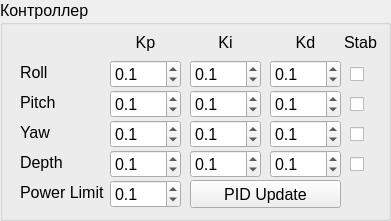
     <widget class="QGroupBox" name="gbPID">
      <property name="geometry">
       <rect>
        <x>10</x>
        <y>405</y>
        <width>391</width>
        <height>221</height>
       </rect>
      </property>
      <property name="font">
       <font>
        <pointsize>12</pointsize>
       </font>
      </property>
      <property name="title">
       <string>Контроллер</string>
      </property>
      <widget class="QLabel" name="lbPowerLimit">
       <property name="geometry">
        <rect>
         <x>20</x>
         <y>180</y>
         <width>91</width>
         <height>24</height>
        </rect>
       </property>
       <property name="font">
        <font>
         <pointsize>12</pointsize>
        </font>
       </property>
       <property name="text">
        <string>Power Limit</string>
       </property>
      </widget>
      <widget class="QLabel" name="lbRollPID">
       <property name="geometry">
        <rect>
         <x>20</x>
         <y>60</y>
         <width>71</width>
         <height>24</height>
        </rect>
       </property>
       <property name="font">
        <font>
         <pointsize>12</pointsize>
        </font>
       </property>
       <property name="text">
        <string>Roll</string>
       </property>
      </widget>
      <widget class="QLabel" name="lbPitchPID">
       <property name="geometry">
        <rect>
         <x>20</x>
         <y>90</y>
         <width>71</width>
         <height>24</height>
        </rect>
       </property>
       <property name="font">
        <font>
         <pointsize>12</pointsize>
        </font>
       </property>
       <property name="text">
        <string>Pitch</string>
       </property>
      </widget>
      <widget class="QLabel" name="lbYawPID">
       <property name="geometry">
        <rect>
         <x>20</x>
         <y>120</y>
         <width>71</width>
         <height>24</height>
        </rect>
       </property>
       <property name="font">
        <font>
         <pointsize>12</pointsize>
        </font>
       </property>
       <property name="text">
        <string>Yaw</string>
       </property>
      </widget>
      <widget class="QDoubleSpinBox" name="sbPowerLimit">
       <property name="geometry">
        <rect>
         <x>110</x>
         <y>180</y>
         <width>71</width>
         <height>28</height>
        </rect>
       </property>
       <property name="decimals">
        <number>1</number>
       </property>
       <property name="maximum">
        <double>10000.000000000000000</double>
       </property>
       <property name="singleStep">
        <double>0.100000000000000</double>
       </property>
       <property name="value">
        <double>0.100000000000000</double>
       </property>
      </widget>
      <widget class="QLabel" name="lbKp">
       <property name="geometry">
        <rect>
         <x>110</x>
         <y>30</y>
         <width>71</width>
         <height>24</height>
        </rect>
       </property>
       <property name="font">
        <font>
         <pointsize>12</pointsize>
        </font>
       </property>
       <property name="text">
        <string>Kp</string>
       </property>
       <property name="alignment">
        <set>Qt::AlignCenter</set>
       </property>
      </widget>
      <widget class="QLabel" name="lbKi">
       <property name="geometry">
        <rect>
         <x>190</x>
         <y>30</y>
         <width>71</width>
         <height>24</height>
        </rect>
       </property>
       <property name="font">
        <font>
         <pointsize>12</pointsize>
        </font>
       </property>
       <property name="text">
        <string>Ki</string>
       </property>
       <property name="alignment">
        <set>Qt::AlignCenter</set>
       </property>
      </widget>
      <widget class="QLabel" name="lbKd">
       <property name="geometry">
        <rect>
         <x>270</x>
         <y>30</y>
         <width>71</width>
         <height>24</height>
        </rect>
       </property>
       <property name="font">
        <font>
         <pointsize>12</pointsize>
        </font>
       </property>
       <property name="text">
        <string>Kd</string>
       </property>
       <property name="alignment">
        <set>Qt::AlignCenter</set>
       </property>
      </widget>
      <widget class="QDoubleSpinBox" name="sbRollKp">
       <property name="geometry">
        <rect>
         <x>110</x>
         <y>60</y>
         <width>71</width>
         <height>28</height>
        </rect>
       </property>
       <property name="decimals">
        <number>1</number>
       </property>
       <property name="maximum">
        <double>10000.000000000000000</double>
       </property>
       <property name="singleStep">
        <double>0.100000000000000</double>
       </property>
       <property name="value">
        <double>0.100000000000000</double>
       </property>
      </widget>
      <widget class="QDoubleSpinBox" name="sbPitchKp">
       <property name="geometry">
        <rect>
         <x>110</x>
         <y>90</y>
         <width>71</width>
         <height>28</height>
        </rect>
       </property>
       <property name="decimals">
        <number>1</number>
       </property>
       <property name="maximum">
        <double>10000.000000000000000</double>
       </property>
       <property name="singleStep">
        <double>0.100000000000000</double>
       </property>
       <property name="value">
        <double>0.100000000000000</double>
       </property>
      </widget>
      <widget class="QDoubleSpinBox" name="sbYawKp">
       <property name="geometry">
        <rect>
         <x>110</x>
         <y>120</y>
         <width>71</width>
         <height>28</height>
        </rect>
       </property>
       <property name="decimals">
        <number>1</number>
       </property>
       <property name="maximum">
        <double>10000.000000000000000</double>
       </property>
       <property name="singleStep">
        <double>0.100000000000000</double>
       </property>
       <property name="value">
        <double>0.100000000000000</double>
       </property>
      </widget>
      <widget class="QDoubleSpinBox" name="sbRollKi">
       <property name="geometry">
        <rect>
         <x>190</x>
         <y>60</y>
         <width>71</width>
         <height>28</height>
        </rect>
       </property>
       <property name="decimals">
        <number>1</number>
       </property>
       <property name="maximum">
        <double>10000.000000000000000</double>
       </property>
       <property name="singleStep">
        <double>0.100000000000000</double>
       </property>
       <property name="value">
        <double>0.100000000000000</double>
       </property>
      </widget>
      <widget class="QDoubleSpinBox" name="sbPitchKi">
       <property name="geometry">
        <rect>
         <x>190</x>
         <y>90</y>
         <width>71</width>
         <height>28</height>
        </rect>
       </property>
       <property name="decimals">
        <number>1</number>
       </property>
       <property name="maximum">
        <double>10000.000000000000000</double>
       </property>
       <property name="singleStep">
        <double>0.100000000000000</double>
       </property>
       <property name="value">
        <double>0.100000000000000</double>
       </property>
      </widget>
      <widget class="QDoubleSpinBox" name="sbYawKi">
       <property name="geometry">
        <rect>
         <x>190</x>
         <y>120</y>
         <width>71</width>
         <height>28</height>
        </rect>
       </property>
       <property name="decimals">
        <number>1</number>
       </property>
       <property name="maximum">
        <double>10000.000000000000000</double>
       </property>
       <property name="singleStep">
        <double>0.100000000000000</double>
       </property>
       <property name="value">
        <double>0.100000000000000</double>
       </property>
      </widget>
      <widget class="QDoubleSpinBox" name="sbRollKd">
       <property name="geometry">
        <rect>
         <x>270</x>
         <y>60</y>
         <width>71</width>
         <height>28</height>
        </rect>
       </property>
       <property name="decimals">
        <number>1</number>
       </property>
       <property name="maximum">
        <double>10000.000000000000000</double>
       </property>
       <property name="singleStep">
        <double>0.100000000000000</double>
       </property>
       <property name="value">
        <double>0.100000000000000</double>
       </property>
      </widget>
      <widget class="QDoubleSpinBox" name="sbPitchKd">
       <property name="geometry">
        <rect>
         <x>270</x>
         <y>90</y>
         <width>71</width>
         <height>28</height>
        </rect>
       </property>
       <property name="decimals">
        <number>1</number>
       </property>
       <property name="maximum">
        <double>10000.000000000000000</double>
       </property>
       <property name="singleStep">
        <double>0.100000000000000</double>
       </property>
       <property name="value">
        <double>0.100000000000000</double>
       </property>
      </widget>
      <widget class="QDoubleSpinBox" name="sbYawKd">
       <property name="geometry">
        <rect>
         <x>270</x>
         <y>120</y>
         <width>71</width>
         <height>28</height>
        </rect>
       </property>
       <property name="decimals">
        <number>1</number>
       </property>
       <property name="maximum">
        <double>10000.000000000000000</double>
       </property>
       <property name="singleStep">
        <double>0.100000000000000</double>
       </property>
       <property name="value">
        <double>0.100000000000000</double>
       </property>
      </widget>
      <widget class="QCheckBox" name="cbRollStab">
       <property name="geometry">
        <rect>
         <x>350</x>
         <y>60</y>
         <width>21</width>
         <height>28</height>
        </rect>
       </property>
       <property name="text">
        <string/>
       </property>
      </widget>
      <widget class="QDoubleSpinBox" name="sbDepthKp">
       <property name="geometry">
        <rect>
         <x>110</x>
         <y>150</y>
         <width>71</width>
         <height>28</height>
        </rect>
       </property>
       <property name="decimals">
        <number>1</number>
       </property>
       <property name="maximum">
        <double>10000.000000000000000</double>
       </property>
       <property name="singleStep">
        <double>0.100000000000000</double>
       </property>
       <property name="value">
        <double>0.100000000000000</double>
       </property>
      </widget>
      <widget class="QLabel" name="lbDepthPID">
       <property name="geometry">
        <rect>
         <x>20</x>
         <y>150</y>
         <width>71</width>
         <height>24</height>
        </rect>
       </property>
       <property name="font">
        <font>
         <pointsize>12</pointsize>
        </font>
       </property>
       <property name="text">
        <string>Depth</string>
       </property>
      </widget>
      <widget class="QDoubleSpinBox" name="sbDepthKi">
       <property name="geometry">
        <rect>
         <x>190</x>
         <y>150</y>
         <width>71</width>
         <height>28</height>
        </rect>
       </property>
       <property name="decimals">
        <number>1</number>
       </property>
       <property name="maximum">
        <double>10000.000000000000000</double>
       </property>
       <property name="singleStep">
        <double>0.100000000000000</double>
       </property>
       <property name="value">
        <double>0.100000000000000</double>
       </property>
      </widget>
      <widget class="QDoubleSpinBox" name="sbDepthKd">
       <property name="geometry">
        <rect>
         <x>270</x>
         <y>150</y>
         <width>71</width>
         <height>28</height>
        </rect>
       </property>
       <property name="decimals">
        <number>1</number>
       </property>
       <property name="maximum">
        <double>10000.000000000000000</double>
       </property>
       <property name="singleStep">
        <double>0.100000000000000</double>
       </property>
       <property name="value">
        <double>0.100000000000000</double>
       </property>
      </widget>
      <widget class="QCheckBox" name="cbPitchStab">
       <property name="geometry">
        <rect>
         <x>350</x>
         <y>90</y>
         <width>21</width>
         <height>28</height>
        </rect>
       </property>
       <property name="text">
        <string/>
       </property>
      </widget>
      <widget class="QCheckBox" name="cbYawStab">
       <property name="geometry">
        <rect>
         <x>350</x>
         <y>120</y>
         <width>21</width>
         <height>28</height>
        </rect>
       </property>
       <property name="text">
        <string/>
       </property>
      </widget>
      <widget class="QCheckBox" name="cbDepthStab">
       <property name="geometry">
        <rect>
         <x>350</x>
         <y>150</y>
         <width>21</width>
         <height>28</height>
        </rect>
       </property>
       <property name="text">
        <string/>
       </property>
      </widget>
      <widget class="QLabel" name="lbStabilization">
       <property name="geometry">
        <rect>
         <x>340</x>
         <y>30</y>
         <width>41</width>
         <height>24</height>
        </rect>
       </property>
       <property name="font">
        <font>
         <pointsize>12</pointsize>
        </font>
       </property>
       <property name="text">
        <string>Stab</string>
       </property>
       <property name="alignment">
        <set>Qt::AlignCenter</set>
       </property>
      </widget>
      <widget class="QPushButton" name="pbPIDUpdate">
       <property name="geometry">
        <rect>
         <x>190</x>
         <y>180</y>
         <width>151</width>
         <height>28</height>
        </rect>
       </property>
       <property name="text">
        <string>PID Update</string>
       </property>
      </widget>
     </widget>
